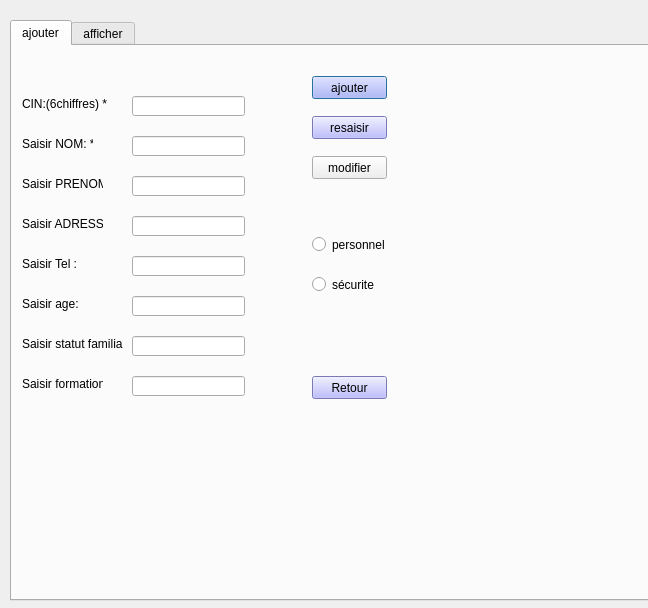
<?xml version="1.0" encoding="UTF-8"?>
<ui version="4.0">
 <class>gestion</class>
 <widget class="QDialog" name="gestion">
  <property name="geometry">
   <rect>
    <x>0</x>
    <y>0</y>
    <width>648</width>
    <height>608</height>
   </rect>
  </property>
  <property name="windowTitle">
   <string>Dialog</string>
  </property>
  <widget class="QTabWidget" name="tabWidget">
   <property name="geometry">
    <rect>
     <x>10</x>
     <y>20</y>
     <width>641</width>
     <height>581</height>
    </rect>
   </property>
   <property name="currentIndex">
    <number>0</number>
   </property>
   <widget class="QWidget" name="tab">
    <attribute name="title">
     <string>ajouter</string>
    </attribute>
    <widget class="QPushButton" name="ajouter">
     <property name="geometry">
      <rect>
       <x>300</x>
       <y>30</y>
       <width>75</width>
       <height>23</height>
      </rect>
     </property>
     <property name="styleSheet">
      <string notr="true">background-color: rgb(170, 170, 255);</string>
     </property>
     <property name="text">
      <string>ajouter</string>
     </property>
    </widget>
    <widget class="QLabel" name="label_7">
     <property name="geometry">
      <rect>
       <x>10</x>
       <y>500</y>
       <width>181</width>
       <height>16</height>
      </rect>
     </property>
     <property name="text">
      <string/>
     </property>
    </widget>
    <widget class="QLineEdit" name="prenom">
     <property name="geometry">
      <rect>
       <x>120</x>
       <y>130</y>
       <width>113</width>
       <height>20</height>
      </rect>
     </property>
    </widget>
    <widget class="QLabel" name="label_6">
     <property name="geometry">
      <rect>
       <x>10</x>
       <y>170</y>
       <width>81</width>
       <height>16</height>
      </rect>
     </property>
     <property name="text">
      <string>Saisir ADRESSE:</string>
     </property>
    </widget>
    <widget class="QLineEdit" name="nom">
     <property name="geometry">
      <rect>
       <x>120</x>
       <y>90</y>
       <width>113</width>
       <height>20</height>
      </rect>
     </property>
    </widget>
    <widget class="QPushButton" name="resaisir">
     <property name="geometry">
      <rect>
       <x>300</x>
       <y>70</y>
       <width>75</width>
       <height>23</height>
      </rect>
     </property>
     <property name="styleSheet">
      <string notr="true">background-color: rgb(170, 170, 255);</string>
     </property>
     <property name="text">
      <string>resaisir</string>
     </property>
    </widget>
    <widget class="QLabel" name="label">
     <property name="geometry">
      <rect>
       <x>10</x>
       <y>50</y>
       <width>101</width>
       <height>16</height>
      </rect>
     </property>
     <property name="text">
      <string>CIN:(6chiffres) *</string>
     </property>
    </widget>
    <widget class="QLabel" name="label_4">
     <property name="geometry">
      <rect>
       <x>10</x>
       <y>90</y>
       <width>71</width>
       <height>16</height>
      </rect>
     </property>
     <property name="text">
      <string>Saisir NOM: *</string>
     </property>
    </widget>
    <widget class="QLabel" name="label_5">
     <property name="geometry">
      <rect>
       <x>10</x>
       <y>130</y>
       <width>81</width>
       <height>16</height>
      </rect>
     </property>
     <property name="text">
      <string>Saisir PRENOM:</string>
     </property>
    </widget>
    <widget class="QRadioButton" name="radioButtonPersonnel">
     <property name="geometry">
      <rect>
       <x>300</x>
       <y>190</y>
       <width>82</width>
       <height>17</height>
      </rect>
     </property>
     <property name="text">
      <string>personnel</string>
     </property>
    </widget>
    <widget class="QPushButton" name="retour">
     <property name="geometry">
      <rect>
       <x>300</x>
       <y>330</y>
       <width>75</width>
       <height>23</height>
      </rect>
     </property>
     <property name="styleSheet">
      <string notr="true">background-color: rgb(170, 170, 255);</string>
     </property>
     <property name="text">
      <string>Retour</string>
     </property>
    </widget>
    <widget class="QLabel" name="label_9">
     <property name="geometry">
      <rect>
       <x>10</x>
       <y>250</y>
       <width>71</width>
       <height>16</height>
      </rect>
     </property>
     <property name="text">
      <string>Saisir age:</string>
     </property>
    </widget>
    <widget class="QLineEdit" name="telephone">
     <property name="geometry">
      <rect>
       <x>120</x>
       <y>210</y>
       <width>113</width>
       <height>20</height>
      </rect>
     </property>
    </widget>
    <widget class="QLineEdit" name="adresse">
     <property name="geometry">
      <rect>
       <x>120</x>
       <y>170</y>
       <width>113</width>
       <height>20</height>
      </rect>
     </property>
    </widget>
    <widget class="QLineEdit" name="cin">
     <property name="geometry">
      <rect>
       <x>120</x>
       <y>50</y>
       <width>113</width>
       <height>20</height>
      </rect>
     </property>
    </widget>
    <widget class="QLabel" name="label_10">
     <property name="geometry">
      <rect>
       <x>10</x>
       <y>290</y>
       <width>101</width>
       <height>16</height>
      </rect>
     </property>
     <property name="text">
      <string>Saisir statut familial:</string>
     </property>
    </widget>
    <widget class="QRadioButton" name="radioButtonSecurite">
     <property name="geometry">
      <rect>
       <x>300</x>
       <y>230</y>
       <width>82</width>
       <height>17</height>
      </rect>
     </property>
     <property name="text">
      <string>sécurite</string>
     </property>
    </widget>
    <widget class="QLineEdit" name="age">
     <property name="geometry">
      <rect>
       <x>120</x>
       <y>250</y>
       <width>113</width>
       <height>20</height>
      </rect>
     </property>
    </widget>
    <widget class="QLabel" name="label_8">
     <property name="geometry">
      <rect>
       <x>10</x>
       <y>210</y>
       <width>71</width>
       <height>16</height>
      </rect>
     </property>
     <property name="text">
      <string>Saisir Tel :</string>
     </property>
    </widget>
    <widget class="QLabel" name="label_2">
     <property name="geometry">
      <rect>
       <x>120</x>
       <y>0</y>
       <width>151</width>
       <height>16</height>
      </rect>
     </property>
     <property name="text">
      <string/>
     </property>
    </widget>
    <widget class="QLabel" name="message">
     <property name="geometry">
      <rect>
       <x>10</x>
       <y>390</y>
       <width>281</width>
       <height>16</height>
      </rect>
     </property>
     <property name="text">
      <string/>
     </property>
    </widget>
    <widget class="QPushButton" name="modifier">
     <property name="geometry">
      <rect>
       <x>300</x>
       <y>110</y>
       <width>75</width>
       <height>23</height>
      </rect>
     </property>
     <property name="text">
      <string>modifier</string>
     </property>
    </widget>
    <widget class="QLineEdit" name="formation">
     <property name="geometry">
      <rect>
       <x>120</x>
       <y>330</y>
       <width>113</width>
       <height>20</height>
      </rect>
     </property>
    </widget>
    <widget class="QLabel" name="label_3">
     <property name="geometry">
      <rect>
       <x>10</x>
       <y>330</y>
       <width>81</width>
       <height>16</height>
      </rect>
     </property>
     <property name="text">
      <string>Saisir formation</string>
     </property>
    </widget>
    <widget class="QLineEdit" name="s_familiale">
     <property name="geometry">
      <rect>
       <x>120</x>
       <y>290</y>
       <width>113</width>
       <height>20</height>
      </rect>
     </property>
    </widget>
   </widget>
   <widget class="QWidget" name="tab_2">
    <attribute name="title">
     <string>afficher</string>
    </attribute>
    <widget class="QPushButton" name="afficherSec">
     <property name="geometry">
      <rect>
       <x>320</x>
       <y>50</y>
       <width>171</width>
       <height>28</height>
      </rect>
     </property>
     <property name="text">
      <string>agent sécurite</string>
     </property>
    </widget>
    <widget class="QPushButton" name="afficherPers">
     <property name="geometry">
      <rect>
       <x>10</x>
       <y>50</y>
       <width>161</width>
       <height>28</height>
      </rect>
     </property>
     <property name="text">
      <string>personnel</string>
     </property>
    </widget>
    <widget class="QTableView" name="tableView">
     <property name="geometry">
      <rect>
       <x>320</x>
       <y>90</y>
       <width>291</width>
       <height>331</height>
      </rect>
     </property>
    </widget>
    <widget class="QTableView" name="tableView_2">
     <property name="geometry">
      <rect>
       <x>10</x>
       <y>90</y>
       <width>271</width>
       <height>331</height>
      </rect>
     </property>
    </widget>
    <widget class="QPushButton" name="trierPers">
     <property name="geometry">
      <rect>
       <x>180</x>
       <y>50</y>
       <width>93</width>
       <height>28</height>
      </rect>
     </property>
     <property name="palette">
      <palette>
       <active>
        <colorrole role="WindowText">
         <brush brushstyle="SolidPattern">
          <color alpha="255">
           <red>0</red>
           <green>0</green>
           <blue>0</blue>
          </color>
         </brush>
        </colorrole>
        <colorrole role="Button">
         <brush brushstyle="SolidPattern">
          <color alpha="255">
           <red>0</red>
           <green>0</green>
           <blue>255</blue>
          </color>
         </brush>
        </colorrole>
        <colorrole role="Light">
         <brush brushstyle="SolidPattern">
          <color alpha="255">
           <red>127</red>
           <green>127</green>
           <blue>255</blue>
          </color>
         </brush>
        </colorrole>
        <colorrole role="Midlight">
         <brush brushstyle="SolidPattern">
          <color alpha="255">
           <red>63</red>
           <green>63</green>
           <blue>255</blue>
          </color>
         </brush>
        </colorrole>
        <colorrole role="Dark">
         <brush brushstyle="SolidPattern">
          <color alpha="255">
           <red>0</red>
           <green>0</green>
           <blue>127</blue>
          </color>
         </brush>
        </colorrole>
        <colorrole role="Mid">
         <brush brushstyle="SolidPattern">
          <color alpha="255">
           <red>0</red>
           <green>0</green>
           <blue>170</blue>
          </color>
         </brush>
        </colorrole>
        <colorrole role="Text">
         <brush brushstyle="SolidPattern">
          <color alpha="255">
           <red>0</red>
           <green>0</green>
           <blue>0</blue>
          </color>
         </brush>
        </colorrole>
        <colorrole role="BrightText">
         <brush brushstyle="SolidPattern">
          <color alpha="255">
           <red>255</red>
           <green>255</green>
           <blue>255</blue>
          </color>
         </brush>
        </colorrole>
        <colorrole role="ButtonText">
         <brush brushstyle="SolidPattern">
          <color alpha="255">
           <red>0</red>
           <green>0</green>
           <blue>0</blue>
          </color>
         </brush>
        </colorrole>
        <colorrole role="Base">
         <brush brushstyle="SolidPattern">
          <color alpha="255">
           <red>255</red>
           <green>255</green>
           <blue>255</blue>
          </color>
         </brush>
        </colorrole>
        <colorrole role="Window">
         <brush brushstyle="SolidPattern">
          <color alpha="255">
           <red>0</red>
           <green>0</green>
           <blue>255</blue>
          </color>
         </brush>
        </colorrole>
        <colorrole role="Shadow">
         <brush brushstyle="SolidPattern">
          <color alpha="255">
           <red>0</red>
           <green>0</green>
           <blue>0</blue>
          </color>
         </brush>
        </colorrole>
        <colorrole role="AlternateBase">
         <brush brushstyle="SolidPattern">
          <color alpha="255">
           <red>127</red>
           <green>127</green>
           <blue>255</blue>
          </color>
         </brush>
        </colorrole>
        <colorrole role="ToolTipBase">
         <brush brushstyle="SolidPattern">
          <color alpha="255">
           <red>255</red>
           <green>255</green>
           <blue>220</blue>
          </color>
         </brush>
        </colorrole>
        <colorrole role="ToolTipText">
         <brush brushstyle="SolidPattern">
          <color alpha="255">
           <red>0</red>
           <green>0</green>
           <blue>0</blue>
          </color>
         </brush>
        </colorrole>
       </active>
       <inactive>
        <colorrole role="WindowText">
         <brush brushstyle="SolidPattern">
          <color alpha="255">
           <red>0</red>
           <green>0</green>
           <blue>0</blue>
          </color>
         </brush>
        </colorrole>
        <colorrole role="Button">
         <brush brushstyle="SolidPattern">
          <color alpha="255">
           <red>0</red>
           <green>0</green>
           <blue>255</blue>
          </color>
         </brush>
        </colorrole>
        <colorrole role="Light">
         <brush brushstyle="SolidPattern">
          <color alpha="255">
           <red>127</red>
           <green>127</green>
           <blue>255</blue>
          </color>
         </brush>
        </colorrole>
        <colorrole role="Midlight">
         <brush brushstyle="SolidPattern">
          <color alpha="255">
           <red>63</red>
           <green>63</green>
           <blue>255</blue>
          </color>
         </brush>
        </colorrole>
        <colorrole role="Dark">
         <brush brushstyle="SolidPattern">
          <color alpha="255">
           <red>0</red>
           <green>0</green>
           <blue>127</blue>
          </color>
         </brush>
        </colorrole>
        <colorrole role="Mid">
         <brush brushstyle="SolidPattern">
          <color alpha="255">
           <red>0</red>
           <green>0</green>
           <blue>170</blue>
          </color>
         </brush>
        </colorrole>
        <colorrole role="Text">
         <brush brushstyle="SolidPattern">
          <color alpha="255">
           <red>0</red>
           <green>0</green>
           <blue>0</blue>
          </color>
         </brush>
        </colorrole>
        <colorrole role="BrightText">
         <brush brushstyle="SolidPattern">
          <color alpha="255">
           <red>255</red>
           <green>255</green>
           <blue>255</blue>
          </color>
         </brush>
        </colorrole>
        <colorrole role="ButtonText">
         <brush brushstyle="SolidPattern">
          <color alpha="255">
           <red>0</red>
           <green>0</green>
           <blue>0</blue>
          </color>
         </brush>
        </colorrole>
        <colorrole role="Base">
         <brush brushstyle="SolidPattern">
          <color alpha="255">
           <red>255</red>
           <green>255</green>
           <blue>255</blue>
          </color>
         </brush>
        </colorrole>
        <colorrole role="Window">
         <brush brushstyle="SolidPattern">
          <color alpha="255">
           <red>0</red>
           <green>0</green>
           <blue>255</blue>
          </color>
         </brush>
        </colorrole>
        <colorrole role="Shadow">
         <brush brushstyle="SolidPattern">
          <color alpha="255">
           <red>0</red>
           <green>0</green>
           <blue>0</blue>
          </color>
         </brush>
        </colorrole>
        <colorrole role="AlternateBase">
         <brush brushstyle="SolidPattern">
          <color alpha="255">
           <red>127</red>
           <green>127</green>
           <blue>255</blue>
          </color>
         </brush>
        </colorrole>
        <colorrole role="ToolTipBase">
         <brush brushstyle="SolidPattern">
          <color alpha="255">
           <red>255</red>
           <green>255</green>
           <blue>220</blue>
          </color>
         </brush>
        </colorrole>
        <colorrole role="ToolTipText">
         <brush brushstyle="SolidPattern">
          <color alpha="255">
           <red>0</red>
           <green>0</green>
           <blue>0</blue>
          </color>
         </brush>
        </colorrole>
       </inactive>
       <disabled>
        <colorrole role="WindowText">
         <brush brushstyle="SolidPattern">
          <color alpha="255">
           <red>0</red>
           <green>0</green>
           <blue>127</blue>
          </color>
         </brush>
        </colorrole>
        <colorrole role="Button">
         <brush brushstyle="SolidPattern">
          <color alpha="255">
           <red>0</red>
           <green>0</green>
           <blue>255</blue>
          </color>
         </brush>
        </colorrole>
        <colorrole role="Light">
         <brush brushstyle="SolidPattern">
          <color alpha="255">
           <red>127</red>
           <green>127</green>
           <blue>255</blue>
          </color>
         </brush>
        </colorrole>
        <colorrole role="Midlight">
         <brush brushstyle="SolidPattern">
          <color alpha="255">
           <red>63</red>
           <green>63</green>
           <blue>255</blue>
          </color>
         </brush>
        </colorrole>
        <colorrole role="Dark">
         <brush brushstyle="SolidPattern">
          <color alpha="255">
           <red>0</red>
           <green>0</green>
           <blue>127</blue>
          </color>
         </brush>
        </colorrole>
        <colorrole role="Mid">
         <brush brushstyle="SolidPattern">
          <color alpha="255">
           <red>0</red>
           <green>0</green>
           <blue>170</blue>
          </color>
         </brush>
        </colorrole>
        <colorrole role="Text">
         <brush brushstyle="SolidPattern">
          <color alpha="255">
           <red>0</red>
           <green>0</green>
           <blue>127</blue>
          </color>
         </brush>
        </colorrole>
        <colorrole role="BrightText">
         <brush brushstyle="SolidPattern">
          <color alpha="255">
           <red>255</red>
           <green>255</green>
           <blue>255</blue>
          </color>
         </brush>
        </colorrole>
        <colorrole role="ButtonText">
         <brush brushstyle="SolidPattern">
          <color alpha="255">
           <red>0</red>
           <green>0</green>
           <blue>127</blue>
          </color>
         </brush>
        </colorrole>
        <colorrole role="Base">
         <brush brushstyle="SolidPattern">
          <color alpha="255">
           <red>0</red>
           <green>0</green>
           <blue>255</blue>
          </color>
         </brush>
        </colorrole>
        <colorrole role="Window">
         <brush brushstyle="SolidPattern">
          <color alpha="255">
           <red>0</red>
           <green>0</green>
           <blue>255</blue>
          </color>
         </brush>
        </colorrole>
        <colorrole role="Shadow">
         <brush brushstyle="SolidPattern">
          <color alpha="255">
           <red>0</red>
           <green>0</green>
           <blue>0</blue>
          </color>
         </brush>
        </colorrole>
        <colorrole role="AlternateBase">
         <brush brushstyle="SolidPattern">
          <color alpha="255">
           <red>0</red>
           <green>0</green>
           <blue>255</blue>
          </color>
         </brush>
        </colorrole>
        <colorrole role="ToolTipBase">
         <brush brushstyle="SolidPattern">
          <color alpha="255">
           <red>255</red>
           <green>255</green>
           <blue>220</blue>
          </color>
         </brush>
        </colorrole>
        <colorrole role="ToolTipText">
         <brush brushstyle="SolidPattern">
          <color alpha="255">
           <red>0</red>
           <green>0</green>
           <blue>0</blue>
          </color>
         </brush>
        </colorrole>
       </disabled>
      </palette>
     </property>
     <property name="text">
      <string>trier</string>
     </property>
    </widget>
    <widget class="QPushButton" name="trierSec">
     <property name="geometry">
      <rect>
       <x>510</x>
       <y>50</y>
       <width>93</width>
       <height>28</height>
      </rect>
     </property>
     <property name="palette">
      <palette>
       <active>
        <colorrole role="WindowText">
         <brush brushstyle="SolidPattern">
          <color alpha="255">
           <red>0</red>
           <green>0</green>
           <blue>0</blue>
          </color>
         </brush>
        </colorrole>
        <colorrole role="Button">
         <brush brushstyle="SolidPattern">
          <color alpha="255">
           <red>0</red>
           <green>0</green>
           <blue>255</blue>
          </color>
         </brush>
        </colorrole>
        <colorrole role="Light">
         <brush brushstyle="SolidPattern">
          <color alpha="255">
           <red>127</red>
           <green>127</green>
           <blue>255</blue>
          </color>
         </brush>
        </colorrole>
        <colorrole role="Midlight">
         <brush brushstyle="SolidPattern">
          <color alpha="255">
           <red>63</red>
           <green>63</green>
           <blue>255</blue>
          </color>
         </brush>
        </colorrole>
        <colorrole role="Dark">
         <brush brushstyle="SolidPattern">
          <color alpha="255">
           <red>0</red>
           <green>0</green>
           <blue>127</blue>
          </color>
         </brush>
        </colorrole>
        <colorrole role="Mid">
         <brush brushstyle="SolidPattern">
          <color alpha="255">
           <red>0</red>
           <green>0</green>
           <blue>170</blue>
          </color>
         </brush>
        </colorrole>
        <colorrole role="Text">
         <brush brushstyle="SolidPattern">
          <color alpha="255">
           <red>0</red>
           <green>0</green>
           <blue>0</blue>
          </color>
         </brush>
        </colorrole>
        <colorrole role="BrightText">
         <brush brushstyle="SolidPattern">
          <color alpha="255">
           <red>255</red>
           <green>255</green>
           <blue>255</blue>
          </color>
         </brush>
        </colorrole>
        <colorrole role="ButtonText">
         <brush brushstyle="SolidPattern">
          <color alpha="255">
           <red>0</red>
           <green>0</green>
           <blue>0</blue>
          </color>
         </brush>
        </colorrole>
        <colorrole role="Base">
         <brush brushstyle="SolidPattern">
          <color alpha="255">
           <red>255</red>
           <green>255</green>
           <blue>255</blue>
          </color>
         </brush>
        </colorrole>
        <colorrole role="Window">
         <brush brushstyle="SolidPattern">
          <color alpha="255">
           <red>0</red>
           <green>0</green>
           <blue>255</blue>
          </color>
         </brush>
        </colorrole>
        <colorrole role="Shadow">
         <brush brushstyle="SolidPattern">
          <color alpha="255">
           <red>0</red>
           <green>0</green>
           <blue>0</blue>
          </color>
         </brush>
        </colorrole>
        <colorrole role="AlternateBase">
         <brush brushstyle="SolidPattern">
          <color alpha="255">
           <red>127</red>
           <green>127</green>
           <blue>255</blue>
          </color>
         </brush>
        </colorrole>
        <colorrole role="ToolTipBase">
         <brush brushstyle="SolidPattern">
          <color alpha="255">
           <red>255</red>
           <green>255</green>
           <blue>220</blue>
          </color>
         </brush>
        </colorrole>
        <colorrole role="ToolTipText">
         <brush brushstyle="SolidPattern">
          <color alpha="255">
           <red>0</red>
           <green>0</green>
           <blue>0</blue>
          </color>
         </brush>
        </colorrole>
       </active>
       <inactive>
        <colorrole role="WindowText">
         <brush brushstyle="SolidPattern">
          <color alpha="255">
           <red>0</red>
           <green>0</green>
           <blue>0</blue>
          </color>
         </brush>
        </colorrole>
        <colorrole role="Button">
         <brush brushstyle="SolidPattern">
          <color alpha="255">
           <red>0</red>
           <green>0</green>
           <blue>255</blue>
          </color>
         </brush>
        </colorrole>
        <colorrole role="Light">
         <brush brushstyle="SolidPattern">
          <color alpha="255">
           <red>127</red>
           <green>127</green>
           <blue>255</blue>
          </color>
         </brush>
        </colorrole>
        <colorrole role="Midlight">
         <brush brushstyle="SolidPattern">
          <color alpha="255">
           <red>63</red>
           <green>63</green>
           <blue>255</blue>
          </color>
         </brush>
        </colorrole>
        <colorrole role="Dark">
         <brush brushstyle="SolidPattern">
          <color alpha="255">
           <red>0</red>
           <green>0</green>
           <blue>127</blue>
          </color>
         </brush>
        </colorrole>
        <colorrole role="Mid">
         <brush brushstyle="SolidPattern">
          <color alpha="255">
           <red>0</red>
           <green>0</green>
           <blue>170</blue>
          </color>
         </brush>
        </colorrole>
        <colorrole role="Text">
         <brush brushstyle="SolidPattern">
          <color alpha="255">
           <red>0</red>
           <green>0</green>
           <blue>0</blue>
          </color>
         </brush>
        </colorrole>
        <colorrole role="BrightText">
         <brush brushstyle="SolidPattern">
          <color alpha="255">
           <red>255</red>
           <green>255</green>
           <blue>255</blue>
          </color>
         </brush>
        </colorrole>
        <colorrole role="ButtonText">
         <brush brushstyle="SolidPattern">
          <color alpha="255">
           <red>0</red>
           <green>0</green>
           <blue>0</blue>
          </color>
         </brush>
        </colorrole>
        <colorrole role="Base">
         <brush brushstyle="SolidPattern">
          <color alpha="255">
           <red>255</red>
           <green>255</green>
           <blue>255</blue>
          </color>
         </brush>
        </colorrole>
        <colorrole role="Window">
         <brush brushstyle="SolidPattern">
          <color alpha="255">
           <red>0</red>
           <green>0</green>
           <blue>255</blue>
          </color>
         </brush>
        </colorrole>
        <colorrole role="Shadow">
         <brush brushstyle="SolidPattern">
          <color alpha="255">
           <red>0</red>
           <green>0</green>
           <blue>0</blue>
          </color>
         </brush>
        </colorrole>
        <colorrole role="AlternateBase">
         <brush brushstyle="SolidPattern">
          <color alpha="255">
           <red>127</red>
           <green>127</green>
           <blue>255</blue>
          </color>
         </brush>
        </colorrole>
        <colorrole role="ToolTipBase">
         <brush brushstyle="SolidPattern">
          <color alpha="255">
           <red>255</red>
           <green>255</green>
           <blue>220</blue>
          </color>
         </brush>
        </colorrole>
        <colorrole role="ToolTipText">
         <brush brushstyle="SolidPattern">
          <color alpha="255">
           <red>0</red>
           <green>0</green>
           <blue>0</blue>
          </color>
         </brush>
        </colorrole>
       </inactive>
       <disabled>
        <colorrole role="WindowText">
         <brush brushstyle="SolidPattern">
          <color alpha="255">
           <red>0</red>
           <green>0</green>
           <blue>127</blue>
          </color>
         </brush>
        </colorrole>
        <colorrole role="Button">
         <brush brushstyle="SolidPattern">
          <color alpha="255">
           <red>0</red>
           <green>0</green>
           <blue>255</blue>
          </color>
         </brush>
        </colorrole>
        <colorrole role="Light">
         <brush brushstyle="SolidPattern">
          <color alpha="255">
           <red>127</red>
           <green>127</green>
           <blue>255</blue>
          </color>
         </brush>
        </colorrole>
        <colorrole role="Midlight">
         <brush brushstyle="SolidPattern">
          <color alpha="255">
           <red>63</red>
           <green>63</green>
           <blue>255</blue>
          </color>
         </brush>
        </colorrole>
        <colorrole role="Dark">
         <brush brushstyle="SolidPattern">
          <color alpha="255">
           <red>0</red>
           <green>0</green>
           <blue>127</blue>
          </color>
         </brush>
        </colorrole>
        <colorrole role="Mid">
         <brush brushstyle="SolidPattern">
          <color alpha="255">
           <red>0</red>
           <green>0</green>
           <blue>170</blue>
          </color>
         </brush>
        </colorrole>
        <colorrole role="Text">
         <brush brushstyle="SolidPattern">
          <color alpha="255">
           <red>0</red>
           <green>0</green>
           <blue>127</blue>
          </color>
         </brush>
        </colorrole>
        <colorrole role="BrightText">
         <brush brushstyle="SolidPattern">
          <color alpha="255">
           <red>255</red>
           <green>255</green>
           <blue>255</blue>
          </color>
         </brush>
        </colorrole>
        <colorrole role="ButtonText">
         <brush brushstyle="SolidPattern">
          <color alpha="255">
           <red>0</red>
           <green>0</green>
           <blue>127</blue>
          </color>
         </brush>
        </colorrole>
        <colorrole role="Base">
         <brush brushstyle="SolidPattern">
          <color alpha="255">
           <red>0</red>
           <green>0</green>
           <blue>255</blue>
          </color>
         </brush>
        </colorrole>
        <colorrole role="Window">
         <brush brushstyle="SolidPattern">
          <color alpha="255">
           <red>0</red>
           <green>0</green>
           <blue>255</blue>
          </color>
         </brush>
        </colorrole>
        <colorrole role="Shadow">
         <brush brushstyle="SolidPattern">
          <color alpha="255">
           <red>0</red>
           <green>0</green>
           <blue>0</blue>
          </color>
         </brush>
        </colorrole>
        <colorrole role="AlternateBase">
         <brush brushstyle="SolidPattern">
          <color alpha="255">
           <red>0</red>
           <green>0</green>
           <blue>255</blue>
          </color>
         </brush>
        </colorrole>
        <colorrole role="ToolTipBase">
         <brush brushstyle="SolidPattern">
          <color alpha="255">
           <red>255</red>
           <green>255</green>
           <blue>220</blue>
          </color>
         </brush>
        </colorrole>
        <colorrole role="ToolTipText">
         <brush brushstyle="SolidPattern">
          <color alpha="255">
           <red>0</red>
           <green>0</green>
           <blue>0</blue>
          </color>
         </brush>
        </colorrole>
       </disabled>
      </palette>
     </property>
     <property name="text">
      <string>trier</string>
     </property>
    </widget>
    <widget class="QLabel" name="label_12">
     <property name="geometry">
      <rect>
       <x>150</x>
       <y>450</y>
       <width>47</width>
       <height>13</height>
      </rect>
     </property>
     <property name="text">
      <string>CIN</string>
     </property>
    </widget>
    <widget class="QLineEdit" name="recherchercin">
     <property name="geometry">
      <rect>
       <x>180</x>
       <y>450</y>
       <width>241</width>
       <height>20</height>
      </rect>
     </property>
    </widget>
    <widget class="QPushButton" name="confirme">
     <property name="geometry">
      <rect>
       <x>440</x>
       <y>450</y>
       <width>91</width>
       <height>23</height>
      </rect>
     </property>
     <property name="text">
      <string>rechercher</string>
     </property>
    </widget>
    <widget class="Line" name="line">
     <property name="geometry">
      <rect>
       <x>290</x>
       <y>60</y>
       <width>16</width>
       <height>341</height>
      </rect>
     </property>
     <property name="orientation">
      <enum>Qt::Vertical</enum>
     </property>
    </widget>
    <widget class="QPushButton" name="pushButton_2">
     <property name="geometry">
      <rect>
       <x>10</x>
       <y>530</y>
       <width>75</width>
       <height>23</height>
      </rect>
     </property>
     <property name="text">
      <string>PushButton</string>
     </property>
    </widget>
    <widget class="QPushButton" name="supprimer">
     <property name="geometry">
      <rect>
       <x>440</x>
       <y>490</y>
       <width>93</width>
       <height>28</height>
      </rect>
     </property>
     <property name="text">
      <string>supprimer</string>
     </property>
    </widget>
   </widget>
  </widget>
 </widget>
 <resources/>
 <connections/>
</ui>
